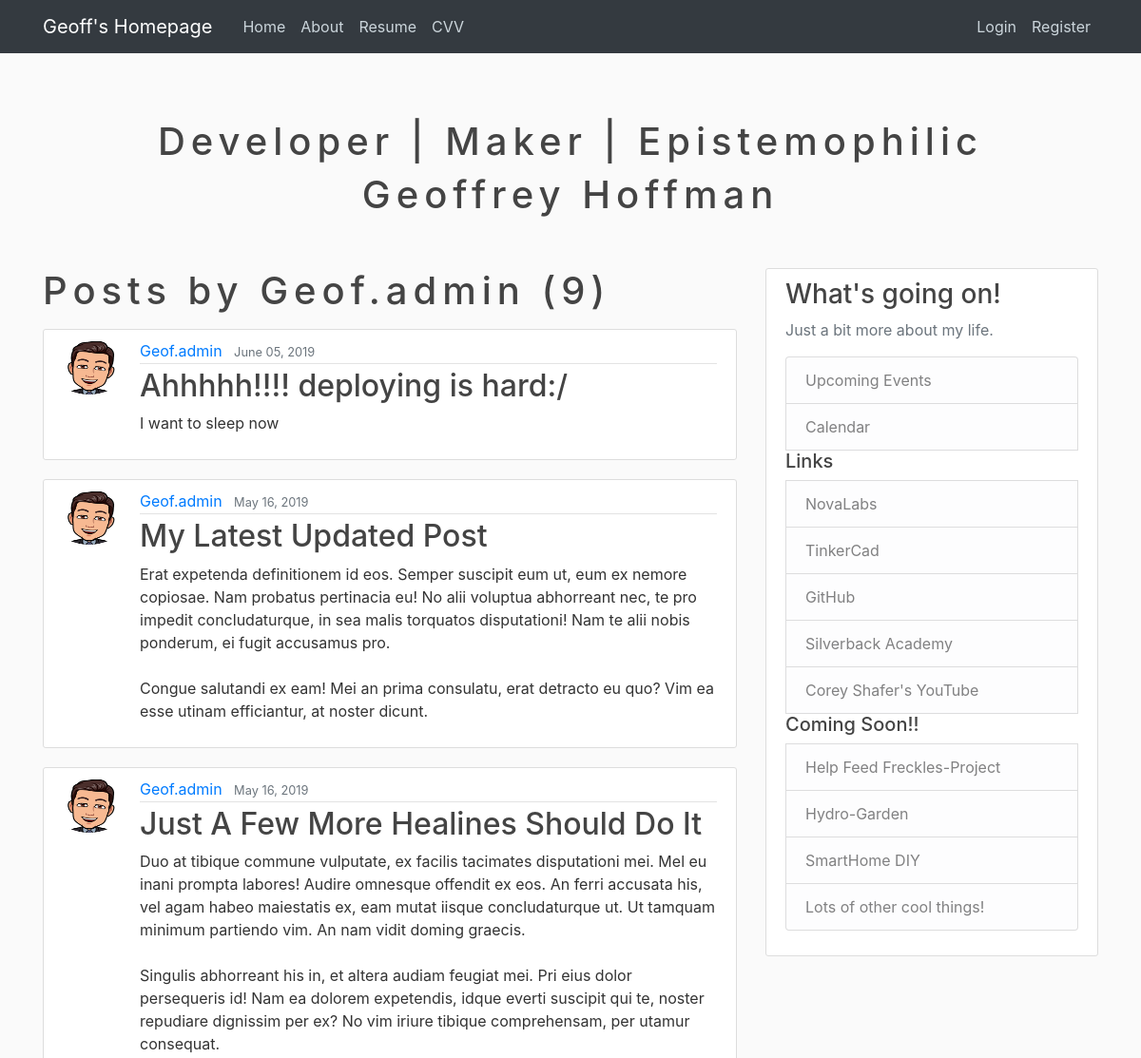
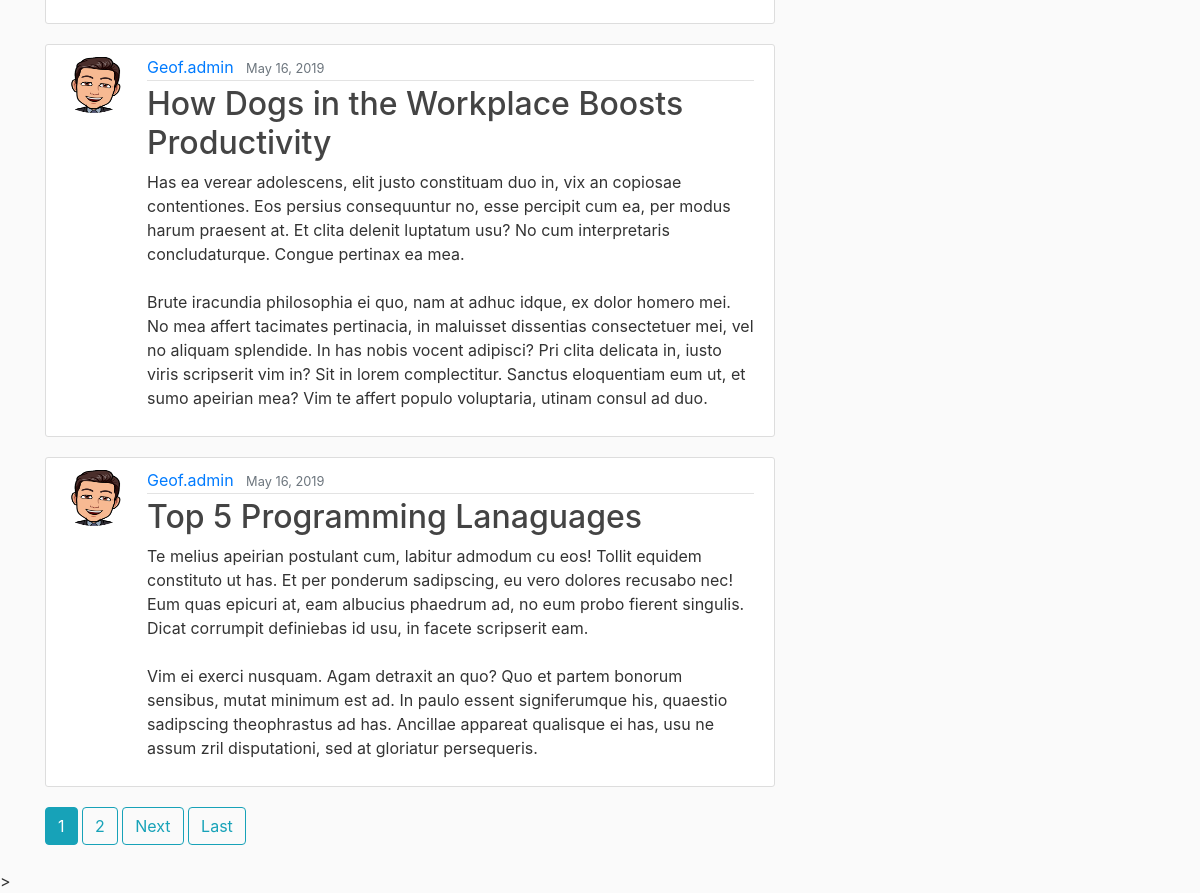
Screenshot of /user/Geof.admin with the database file from the repository (2 pictures, top to bottom).
### blog/models.py (models this page shows, shortened)
class Post(models.Model):
    title = models.CharField(max_length=100)
    content = models.TextField()
    date_posted = models.DateTimeField(default=timezone.now)
    author = models.ForeignKey(User, on_delete=models.CASCADE)

### users/models.py (models this page shows, shortened)
class Profile(models.Model):
    user = models.OneToOneField(User, on_delete=models.CASCADE)
    image = models.ImageField(default='default.jpg', upload_to='profile_pics')

### blog/views.py (the view)
# urls.py: path('user/<str:username>', UserPostListView.as_view(), name='user-posts'),
class UserPostListView(ListView):
    model = Post
    template_name = 'blog/user_posts.html'  # <app>/<model>_<viewtype>.html
    context_object_name = 'posts'
    paginate_by = 5
    def get_queryset(self):
        user = get_object_or_404(User, username=self.kwargs.get('username'))
        return Post.objects.filter(author=user).order_by('-date_posted')

### blog/templates/blog/user_posts.html (shortened to what this page needs)
{% extends "blog/base.html" %}
{% block content %}
    <h1 class="mb-3">Posts by {{ view.kwargs.username }} ({{ page_obj.paginator.count }})</h1>
    {% for post in posts %}
        <article class="media content-section">
          <img class="rounded-circle article-img" src="{{ post.author.profile.image.url }}">
          <div class="media-body">
            <div class="article-metadata">
              <a class="mr-2" href="{% url 'user-posts' post.author.username %}">{{ post.author }}</a>
              <small class="text-muted">{{ post.date_posted|date:"F d, Y" }}</small>
            </div>
            <h2><a class="article-title" href="{% url 'post-detail' post.id %}">{{ post.title }}</a></h2>
            <p class="article-content">{{ post.content }}</p>
          </div>
        </article>
    {% endfor %}
    {% if is_paginated %}
      {% for num in page_obj.paginator.page_range %}
        {% if page_obj.number == num %}
          <a class="btn btn-info mb-4" href="?page={{ num }}">{{ num }}</a>
        {% elif num > page_obj.number|add:'-3' and num < page_obj.number|add:'3' %}
          <a class="btn btn-outline-info mb-4" href="?page={{ num }}">{{ num }}</a>
        {% endif %}
      {% endfor %}
      {% if page_obj.has_next %}
        <a class="btn btn-outline-info mb-4" href="?page={{ page_obj.next_page_number }}">Next</a>
        <a class="btn btn-outline-info mb-4" href="?page={{ page_obj.paginator.num_pages }}">Last</a>
      {% endif %}
    {% endif %}
{% endblock content %}

### blog/templates/blog/base.html (shortened to what this page needs)
{% load static %}
<!DOCTYPE html>
<html>
<head>
<body>
<div class="w3-content" style="max-width:1500px">
<center>
<header class="w3-panel w3-center w3-opacity" style="padding:45px 16px">
<h1 class="w3-xlarge">Developer | Maker | Epistemophilic </h1>
  <h1>Geoffrey Hoffman</h1>
 </header>
</center>
    <link rel="stylesheet" href="https://maxcdn.bootstrapcdn.com/bootstrap/4.0.0/css/bootstrap.min.css">
    <link rel="stylesheet" type="text/css" href="{% static 'blog/main.css' %}">
</head>
 {% load static %}
<!DOCTYPE html>
<html>
<head>
{% load static %}
<!DOCTYPE html>
<html>
<head>
    <link rel="stylesheet" href="https://maxcdn.bootstrapcdn.com/bootstrap/4.0.0/css/bootstrap.min.css">
    <link rel="stylesheet" type="text/css" href="{% static 'blog/main.css' %}">
</head>
<body>
    <header class="site-header">
      <nav class="navbar navbar-expand-md navbar-dark bg-dark fixed-top">
        <div class="container">
          <a class="navbar-brand mr-4" href="{% url 'blog-home' %}">Geoff's Homepage</a>
          <div class="collapse navbar-collapse" id="navbarToggle">
            <div class="navbar-nav mr-auto">
              <a class="nav-item nav-link" href="{% url 'blog-home' %}">Home</a>
              <a class="nav-item nav-link" href="{% url 'blog-about' %}">About</a>
              <a class="nav-item nav-link" href="#">Resume</a>
              <a class="nav-item nav-link" href="#">CVV</a>
            </div>
            <div class="navbar-nav">
              {% if user.is_authenticated %}
                <a class="nav-item nav-link" href="{% url 'post-create' %}">New Post</a>
                <a class="nav-item nav-link" href="{% url 'profile' %}">Profile</a>
                <a class="nav-item nav-link" href="{% url 'logout' %}">Logout</a>
              {% else %}
                <a class="nav-item nav-link" href="{% url 'login' %}">Login</a>
                <a class="nav-item nav-link" href="{% url 'register' %}">Register</a>
              {% endif %}
            </div>
          </div>
        </div>
      </nav>
    </header>
    <main role="main" class="container">
      <div class="row">
        <div class="col-md-8">
          {% block content %}{% endblock %}
        </div>
        <div class="col-md-4">
          <div class="content-section">
            <h3>What's going on!</h3>
            <p class='text-muted'>Just a bit more about my life.
              <ul class="list-group">
		<a class="list-group-item list-group-item-light" href="{% url 'blog-events'%}">Upcoming Events</a>
		<a class="list-group-item list-group-item-light" href="{% url 'blog-calendar'%}">Calendar</a>
 <h5> Links</h5>
<a class="list-group-item list-group-item-light" href="https://www.nova-labs.org/">NovaLabs</a>
<a class="list-group-item list-group-item-light" href="https://www.tinkercad.com/users/2Fhrv61SUnC-geofhoffman/">TinkerCad</a>
<a class="list-group-item list-group-item-light" href="https://github.com/Geof-Hoffman/">GitHub</a>
<a class="list-group-item list-group-item-light" href="https://www.silverbackacademy.com/">Silverback Academy</a>
<a class="list-group-item list-group-item-light" href="https://www.youtube.com/user/schafer5/">Corey Shafer's YouTube</a>
<h5> Coming Soon!! </h5>
<a class="list-group-item list-group-item-light" href="#">Help Feed Freckles-Project</a>
<a class="list-group-item list-group-item-light" href="#">Hydro-Garden</a>
<a class="list-group-item list-group-item-light" href="#">SmartHome DIY </a>
                <li class="list-group-item list-group-item-light">Lots of other cool things!</li>
              </ul>
            </p>
          </div>
        </div>
      </div>
    </main>
  <!  <script src="https://maxcdn.bootstrapcdn.com/bootstrap/4.0.0/js/bootstrap.min.js"></script>>
</body>
</html>

### blog/static/blog/main.css (style rules this page uses)
body { background: #fafafa; color: #333333; margin-top: 5rem; }
h1, h2, h3, h4, h5, h6 { color: #444444; }
ul { margin: 0; }
.site-header .navbar-nav .nav-link { color: #cbd5db; }
.content-section { background: #ffffff; padding: 10px 20px; border: 1px solid #dddddd; border-radius: 3px; margin-bottom: 20px; }
.article-title { color: #444444; }
.article-content { white-space: pre-line; }
.article-img { height: 65px; width: 65px; margin-right: 16px; }
.article-metadata { padding-bottom: 1px; margin-bottom: 4px; border-bottom: 1px solid #e3e3e3 }

### blog/templates/blog/base.html (style rules this page uses)
body,h1 { font-family: "Raleway", Arial, sans-serif }
h1 { letter-spacing: 6px }

### rows the page displays
Post: author.profile.image (picture), author "Geof.admin", date_posted "June 05, 2019", title "Ahhhhh!!!! deploying is hard:/", content "I want to sleep now"
Post: author.profile.image (picture), author "Geof.admin", date_posted "May 16, 2019", title "My Latest Updated Post", content "Erat expetenda definitionem id eos. Semper suscipit eum ut, eum ex nemore copiosae. Nam probatus pertinacia eu! No alii voluptua abhorreant nec, te pro impedit concludaturque, in sea malis torquatos disputationi! Nam te alii nobis ponderum, ei fugit accusamus pro. Congue salutandi ex eam! Mei an prima consulatu, erat detracto eu quo? Vim ea esse utinam efficiantur, at noster dicunt."
Post: author.profile.image (picture), author "Geof.admin", date_posted "May 16, 2019", title "Just A Few More Healines Should Do It", content "Duo at tibique commune vulputate, ex facilis tacimates disputationi mei. Mel eu inani prompta labores! Audire omnesque offendit ex eos. An ferri accusata his, vel agam habeo maiestatis ex, eam mutat iisque concludaturque ut. Ut tamquam minimum partiendo vim. An nam vidit doming graecis. Singulis abhorreant his in, et altera audiam feugiat mei. Pri eius dolor persequeris id! Nam ea dolorem expetendis, idque everti suscipit qui te, noster repudiare dignissim per ex? No vim iriure tibique comprehensam, per utamur consequat."
Post: author.profile.image (picture), author "Geof.admin", date_posted "May 16, 2019", title "How Dogs in the Workplace Boosts Productivity", content "Has ea verear adolescens, elit justo constituam duo in, vix an copiosae contentiones. Eos persius consequuntur no, esse percipit cum ea, per modus harum praesent at. Et clita delenit luptatum usu? No cum interpretaris concludaturque. Congue pertinax ea mea. Brute iracundia philosophia ei quo, nam at adhuc idque, ex dolor homero mei. No mea affert tacimates pertinacia, in maluisset dissentias consectetuer mei, vel no aliquam splendide. In has nobis vocent adipisci? Pri clita delicata in, iusto viris scripserit vim in? Sit in lorem complectitur. Sanctus eloquentiam eum ut, et sumo apeirian mea? Vim te affert populo voluptaria, utinam consul ad duo."
Post: author.profile.image (picture), author "Geof.admin", date_posted "May 16, 2019", title "Top 5 Programming Lanaguages", content "Te melius apeirian postulant cum, labitur admodum cu eos! Tollit equidem constituto ut has. Et per ponderum sadipscing, eu vero dolores recusabo nec! Eum quas epicuri at, eam albucius phaedrum ad, no eum probo fierent singulis. Dicat corrumpit definiebas id usu, in facete scripserit eam. Vim ei exerci nusquam. Agam detraxit an quo? Quo et partem bonorum sensibus, mutat minimum est ad. In paulo essent signiferumque his, quaestio sadipscing theophrastus ad has. Ancillae appareat qualisque ei has, usu ne assum zril disputationi, sed at gloriatur persequeris."

### other values shown
{{ view.kwargs.username }} "Geof.admin"
{{ page_obj.paginator.count }} "9"
{{ num }} "1"
{{ num }} "2"
